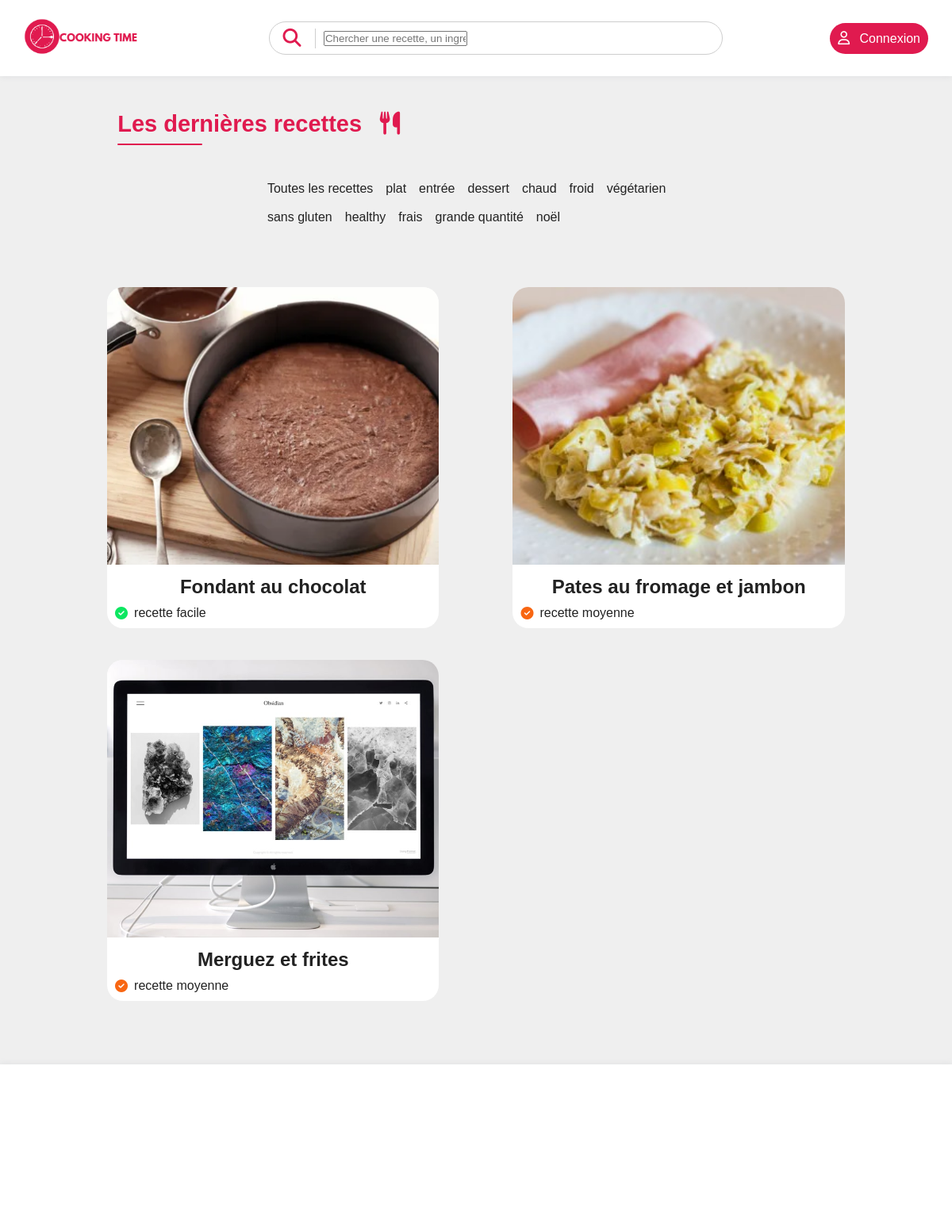
The app's page /app/routeur.php with its own data.
### tables this page shows
CREATE TABLE `categories` (
  `IdCategorie` int(11) NOT NULL,
  `NomCategorie` varchar(20) NOT NULL
);

CREATE TABLE `recettes` (
  `IdRecette` int(11) NOT NULL,
  `TitreRecette` varchar(200) NOT NULL,
  `DescriptionRecette` text NOT NULL,
  `TempsRecette` float NOT NULL,
  `DateRecette` date NOT NULL,
  `NiveauRecette` int(11) NOT NULL,
  `TexteRecette` text NOT NULL,
  `ExtImgRecette` text NOT NULL,
  `StatusRecette` int(11) NOT NULL
);

### app/controllers/ControllerRecette.php (called while the page is built, shortened)
<?php
require_once('conf/Connexion.php');
require_once('models/Recette.php');
require_once('models/Categorie.php');
Class ControllerRecette{
    public static function displayAll(){
        $lesRecettes = Recette::getAllRecettesStatus1();
        $lesCategories = Categorie::getAllCategories();
        require_once('views/Page_Accueil.php');
    }
}
?>

### app/conf/Connexion.php (called while the page is built)
<?php
class Connexion{
    static private $hostname = "localhost";
    static private $database = "avergog";
    static private $login = "avergog";
    static private $password = "R2e8Lz4gRLZ*Q?TF,nXr";
    static private $tabUTF8 = array(PDO::MYSQL_ATTR_INIT_COMMAND => "SET NAMES utf8");
    static private $pdo;
    static public function pdo() {return self::$pdo;}
    static public function connect(){
        $h = self::$hostname;
        $d = self::$database;
        $l = self::$login;
        $p = self::$password;
        $t = self::$tabUTF8;
        try{
            self::$pdo = new PDO("mysql:host=$h;dbname=$d", $l, $p, $t);
            self::$pdo->setAttribute(PDO::ATTR_ERRMODE, PDO::ERRMODE_EXCEPTION);
        }
        catch(PDOException $e){
            echo "Erreur de connexion !";
        }
    }
}
?>

### app/models/Categorie.php (called while the page is built, shortened)
<?php
require_once('conf/Connexion.php');
Class Categorie{
    private $IdCategorie;
    private $NomCategorie;
    public function getIdCategorie(){
        return $this->IdCategorie;
    }
    public function getNomCategorie(){
        return $this->NomCategorie;
    }
    public static function getAllCategories(){
        $req = Connexion::pdo()->query('SELECT * FROM categories');
        $req->setFetchMode(PDO::FETCH_CLASS, 'Categorie');
        $tab = $req->fetchAll();
        return $tab;
    }
}

### app/models/Recette.php (called while the page is built, shortened)
<?php
require_once('conf/Connexion.php');
Class Recette{
    private $IdRecette;
    private $TitreRecette;
    private $NiveauRecette;
    private $ExtImgRecette;
    public function getIdRecette(){
        return $this->IdRecette;
    }
    public function getTitreRecette(){
        return $this->TitreRecette;
    }
    public function getNiveauRecette(){
        return $this->NiveauRecette;
    }
    public function getExtImgRecette(){
        return $this->ExtImgRecette;
    }
    public static function getAllRecettesStatus1(){
        $req = Connexion::pdo()->query('SELECT * FROM recettes WHERE StatusRecette = 1');
        $req->setFetchMode(PDO::FETCH_CLASS, 'Recette');
        $tab = $req->fetchAll();
        return $tab;
    }
}
?>

### app/views/Page_Accueil.php (the view, shortened to what this page needs)
<!DOCTYPE HTML>
<html>
    <head>
        <link rel="stylesheet" type="text/css" href="../public/style/main.css">
    </head>
    <body>
        <div class="head">
            <div class="navigation" id="navbar">
                <nav role="navigation" name="main-nav">
                    <ul name="ul-main-nav">
                        <li name="logo-li-main-nav"><a href="routeur.php"><img name="img-logo-li-main-nav" src="../public/img/logo_cooking_time.png"></a></li>
                        <li name="search-li-main-nav">
                            <form name="search-bar" method="post" action="routeur.php">
                                <div class="search-left">
                                    <input type="text" name="RecetteRecherche" placeholder="Chercher une recette, un ingrédient, de l'aide...">
                                </div>
                                <div class="search-right">
                                    <button type="submit" name="search-recette"><i name="icon-search-recette" class="fas fa-search"></i></button>
                                </div>
                            </form>
                        </li>
                        <?php if(isset($_SESSION['IdUtilisateur'])){?>
                            <li id="account-li-main-nav"><a name="a-account-li-main-nav" href="?controller=ControllerUtilisateur&&action=myProfile"><i class="far fa-user" style="font-size:17px"></i> &ensp;Profil</a></li>
                        <?php } else{?>
                            <li id="account-li-main-nav"><a name="a-account-li-main-nav" href="?controller=ControllerUtilisateur&&action=connect"><i class="far fa-user" style="font-size:17px"></i> &ensp;Connexion</a></li>
                        <?php }?>
                    </ul>
                </nav>
            </div>
        </div>
        <div class="center">
            <div class="container">
                <div class="container-recettes">
                    <div class="top-container-recettes">
                        <h1 name="title-top-container-recettes">Les dernières recettes &ensp;<i class="fas fa-utensils"></i></h1>
                        <hr name="hr-top-container-recettes"/>
                        <div class="list-filter">
                            <ul name="ul-list-filter">
                                <li name="li-filter"><a name="a-filter" href="routeur.php">Toutes les recettes</a></li>
                                <?php foreach($lesCategories as $categorie){ ?>
                                    <li name="li-filter"><a name="a-filter" href="?controller=ControllerRecette&&action=displayFilter&&Filter=<?php echo $categorie->getIdCategorie();?>"><?php echo $categorie->getNomCategorie();?></a></li>
                                <?php }?>
                            </ul>
                        </div>
                    </div>
                    <div class="table-recettes">
                        <?php foreach($lesRecettes as $recette){ ?>
                            <div class="box-recette">
                                <div class="top-box-recette">
                                    <a href="?controller=ControllerRecette&&action=displayOne&&IdRecette=<?php echo $recette->getIdRecette();?>">
                                        <img name="img-top-box-recette" src="../public/img/img_recettes/recette_<?php echo $recette->getIdRecette();?>/main<?php echo $recette->getIdRecette();?>.<?php echo $recette->getExtImgRecette();?>">
                                    </a>
                                </div>
                                <div class="bottom-box-recette">
                                    <a href="?controller=ControllerRecette&&action=displayOne&&IdRecette=<?php echo $recette->getIdRecette();?>">
                                        <h3 name="title-bottom-box-recette"><?php echo $recette->getTitreRecette();?></h3>
                                        <?php
                                            $NiveauRecette = $recette->getNiveaurecette();
                                            if($NiveauRecette == 1){
                                                $styleColor = "color: #0DE761";
                                                $strLevel = "facile";
                                            }
                                            else if($NiveauRecette == 2) {
                                                $styleColor = "color: #F86612";
                                                $strLevel = "moyenne";
                                            }
                                            else {
                                                $styleColor = "color: #E2123C";
                                                $strLevel = "difficile";
                                            }
                                        ?>
                                        <p name="difficulty-bottom-box-recette"><i class="fas fa-check-circle" style="<?php echo $styleColor; ?>"></i>&ensp;recette <?php echo $strLevel;?></p>
                                    </a>
                                </div>
                            </div>
                        <?php } ?>
                    </div>
                </div>
            </div>
        </div>
    </body>
    <footer></footer>
</html>

### app/routeur.php (shortened to what this page needs)
<?php
require_once('controllers/ControllerRecette.php');
$tabMethodesR = get_class_methods("ControllerRecette");
$controller = "ControllerRecette";
$action = "displayAll";
switch($controller){
    case "ControllerRecette" :
        if(in_array($action, $tabMethodesR)){
            $controller::$action();
        }
        break;
}

### public/style/main.css (style rules this page uses)
* { padding: 0; margin : 0; }
html { font-family: Arial, Helvetica, sans-serif; }
body { color: #222; background-color: #efefef; }
h1 { font-size: 29px; }
h3 { font-size: 23px; }
p { color: #222222; font-size: 16px; }
a { text-decoration: none; }
.head { display: flex; background-color: white; flex-wrap: wrap; width: 100%; box-shadow: rgba(149, 157, 165, 0.2) 0px 0px 8px; height: 12vh; }
nav[name="main-nav"] { width: 95%; }
.navigation { height: 12vh; width: 100%; display: flex; flex-direction: row; flex-wrap: nowrap; align-items: center; justify-content: center; background-color: white; }
ul[name="ul-main-nav"] { width: 100%; display: flex; flex-direction: row; flex-wrap: wrap; align-items: center; justify-content: space-between; list-style: none; }
li[name="logo-li-main-nav"] { width: 15%; }
li[name="search-li-main-nav"] { width: 50%; }
form[name='search-bar'] { border-radius: 25px; display: flex; flex-direction: row-reverse; flex-wrap: nowrap; align-items: center; width: 100%; height: 4.5ch; justify-content: space-between; border: 1px solid rgb(206, 206, 206); }
.search-left { width: 88%; }
.search-right { width: 10%; display: flex; align-items: center; border-right: 1px solid rgb(206, 206, 206); }
input[name="TexteRecherche"], button[name="search-recette"] { width: 100%; height: 100%; border: none; background-color: transparent; font-size: 17px; }
i[name="icon-search-recette"] { color: #e01a4f; font-size: 23px; }
a[name="a-account-li-main-nav"] { padding: 10px; border-radius: 25px; background-color: #e01a4f; color: white; display: block; }
img[name="img-logo-li-main-nav"] { height: 50px; }
.center { width: 100%; display: flex; flex-direction: column; align-items: center; }
.container { margin-top: 5ch; width: 110ch; display: flex; flex-direction: column; }
.container-recettes, .container-utilisateur, .container-detail-recette { background-color: transparent; width: 100%; display: flex; flex-direction: column; align-items: center; }
.top-container-recettes { display: flex; flex-direction: column; }
h1[name="title-top-container-recettes"] { width: 100%; color: #e01a4f; font-size: 29px; }
hr[name="hr-top-container-recettes"], hr[name="hr-top-container-utilisateur"] { height: 2px; width: 12ch; border: none; border-radius: 25px; background-color: #e01a4f; margin-top: 8px; }
.list-filter { width: 60%; margin-left: auto; margin-right: auto; margin-top: 5vh; }
ul[name="ul-list-filter"] { display: flex; flex-direction: row; flex-wrap: wrap; list-style: none; }
li[name="li-filter"] { margin-left: 2px; margin-right: 2px; margin-bottom: 6px; width: auto; padding: 6px; }
a[name="a-filter"] { color: #474747; border-bottom-color: transparent; }
.table-recettes { width: 95%; margin-top: 3ch; display: flex; flex-direction: row; flex-wrap: wrap; justify-content: space-between; }
.box-recette { width: calc(90%/2); display: flex; flex-direction: column; margin-top: 5vh; background-color: white; border-radius: 20px; overflow: hidden; }
.box-recette a, a[name="a-filter"] { color: #222; }
img[name="img-top-box-recette"] { width: 100%; height: 350px; object-fit: cover; box-sizing: border-box; }
.bottom-box-recette { padding: 10px; border-radius: 16px; }
.bottom-box-recette a { display: flex; flex-wrap: wrap; }
h3[name="title-bottom-box-recette"] { text-align: center; font-size: 24px; width: 100%; margin-bottom: 10px; }
p[name="difficulty-bottom-box-recette"] { display: flex; align-items: center; }
footer { box-shadow: rgba(149, 157, 165, 0.2) 0px 0px 8px; width: 100%; margin-top: 10vh; background-color: white; height: 25vh; display: flex; flex-direction: row; flex-wrap: wrap; align-items: center; justify-content: space-between; }

### records on screen
categories: NomCategorie "plat"
categories: NomCategorie "entrée"
categories: NomCategorie "dessert"
categories: NomCategorie "chaud"
categories: NomCategorie "froid"
categories: NomCategorie "végétarien"
categories: NomCategorie "sans gluten"
categories: NomCategorie "healthy"
categories: NomCategorie "frais"
categories: NomCategorie "grande quantité"
categories: NomCategorie "noël"
recettes: shows a picture, TitreRecette "Fondant au chocolat", NiveauRecette "facile"
recettes: shows a picture, TitreRecette "Pates au fromage et jambon", NiveauRecette "moyenne"
recettes: shows a picture, TitreRecette "Merguez et frites", NiveauRecette "moyenne"
